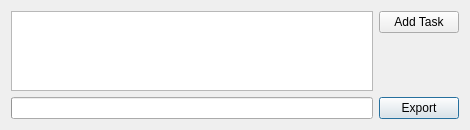
<?xml version="1.0" encoding="UTF-8"?>
<ui version="4.0">
 <class>Dialog</class>
 <widget class="QDialog" name="Dialog">
  <property name="geometry">
   <rect>
    <x>0</x>
    <y>0</y>
    <width>470</width>
    <height>130</height>
   </rect>
  </property>
  <property name="windowTitle">
   <string>Export By Shapes Group</string>
  </property>
  <layout class="QGridLayout" name="gridLayout_2">
   <item row="1" column="0">
    <spacer name="verticalSpacer_2">
     <property name="orientation">
      <enum>Qt::Vertical</enum>
     </property>
     <property name="sizeHint" stdset="0">
      <size>
       <width>158</width>
       <height>1</height>
      </size>
     </property>
    </spacer>
   </item>
   <item row="2" column="0">
    <layout class="QHBoxLayout" name="horizontalLayout">
     <item>
      <widget class="QProgressBar" name="progressBar">
       <property name="value">
        <number>0</number>
       </property>
       <property name="textVisible">
        <bool>false</bool>
       </property>
      </widget>
     </item>
     <item>
      <widget class="QPushButton" name="exportBtn">
       <property name="text">
        <string>Export</string>
       </property>
      </widget>
     </item>
    </layout>
   </item>
   <item row="0" column="0">
    <layout class="QGridLayout" name="gridLayout">
     <item row="1" column="0" rowspan="6">
      <widget class="QListWidget" name="tasksList">
       <property name="sizePolicy">
        <sizepolicy hsizetype="Expanding" vsizetype="Preferred">
         <horstretch>0</horstretch>
         <verstretch>0</verstretch>
        </sizepolicy>
       </property>
       <property name="selectionMode">
        <enum>QAbstractItemView::ExtendedSelection</enum>
       </property>
       <property name="movement">
        <enum>QListView::Static</enum>
       </property>
       <property name="layoutMode">
        <enum>QListView::SinglePass</enum>
       </property>
       <property name="viewMode">
        <enum>QListView::ListMode</enum>
       </property>
       <property name="currentRow">
        <number>-1</number>
       </property>
      </widget>
     </item>
     <item row="3" column="1">
      <spacer name="verticalSpacer">
       <property name="orientation">
        <enum>Qt::Vertical</enum>
       </property>
       <property name="sizeHint" stdset="0">
        <size>
         <width>20</width>
         <height>40</height>
        </size>
       </property>
      </spacer>
     </item>
     <item row="1" column="1">
      <widget class="QPushButton" name="addTaskBtn">
       <property name="text">
        <string>Add Task</string>
       </property>
      </widget>
     </item>
    </layout>
   </item>
  </layout>
 </widget>
 <resources/>
 <connections/>
 <designerdata>
  <property name="gridDeltaX">
   <number>10</number>
  </property>
  <property name="gridDeltaY">
   <number>10</number>
  </property>
  <property name="gridSnapX">
   <bool>true</bool>
  </property>
  <property name="gridSnapY">
   <bool>true</bool>
  </property>
  <property name="gridVisible">
   <bool>true</bool>
  </property>
 </designerdata>
</ui>
